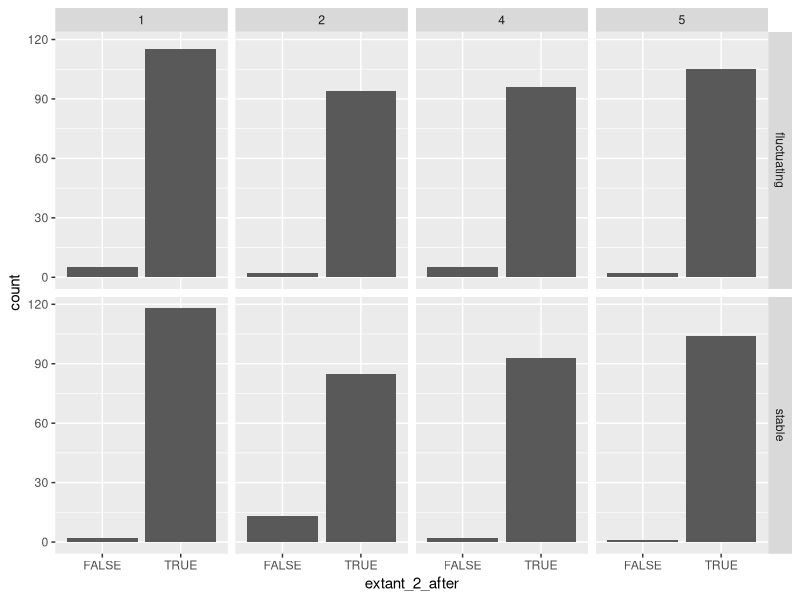
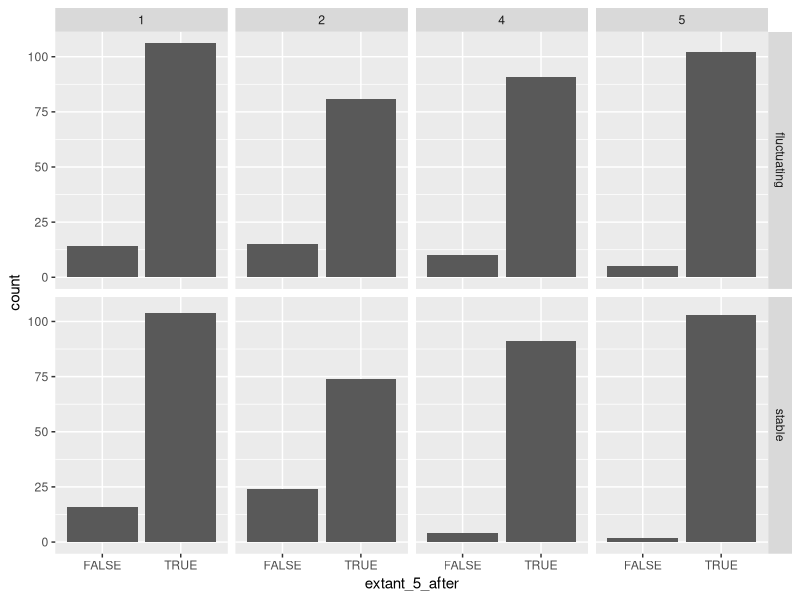

Generate these figures, in order, with R: (Note: this script raises an error after producing the figures.)
## ---- chunk 1
library(car)
library(ggplot2)
library(lme4)
library(lsmeans)
library(multcompView)
library(tidyr)
library(dplyr)

b <- read.csv("../data/clean-establishment-data.csv")
b$number <- as.factor(b$number)
b$block <- as.factor(b$block)
b$gap <- as.factor(b$gap)
## ---- chunk 2
b <-
  b %>% 
  filter(gap == FALSE)

glimpse(b)
## ---- chunk 3
ggplot(b, aes(x = extant_2_after)) +
  geom_histogram(stat = "count") +
  facet_grid(environment ~ number)
## ---- chunk 4
ggplot(b, aes(x = extant_5_after)) +
  geom_histogram(stat = "count") +
  facet_grid(environment ~ number)
## ---- chunk 5
# Use LRT tests to guide interpretation, but all fixed effects will remain in the model in the end
m6 <- glmer(extant_5_after ~ number*environment + (1 | block), data=b, family=binomial, control=glmerControl(optimizer="bobyqa"))

m7 <- update(m6, formula= .~. - number:environment)

anova(m6, m7)
## ---- chunk 6
m8 <- update(m7, formula= .~. -environment)

anova(m7, m8)
## ---- chunk 7
m9 <- update(m8, formula= .~. -number)

anova(m8, m9)
## ---- chunk 8
Anova(m6)
## ---- chunk 9
# The final model which includes all fixed effects and uses the trimmed dataset without populations that experienced a gap in the introduction period
final <- m6

results <- lsmeans::lsmeans(final, pairwise ~ number, adjust="none")
results
posthoc <- summary(results$lsmeans)

sig_letters <- lsmeans::cld(results, Letters = letters)$.group[order(cld(results)$number)]
xvals <- 1:length(posthoc$lsmean)
min_y <- min(plogis(posthoc$asymp.LCL))

plot(x = xvals, y=plogis(posthoc$lsmean), 
     ylim=c(min_y, 1.0), 
     xlim = range(xvals) + c(-0.5, 0.5), 
     las=1, 
     pch=19, 
     xaxt="n", 
     xlab="Introduction regime", 
     ylab="Establishment probability",
     bty="L")

axis(side=1, 
     at = xvals, 
     labels = c("20x1","10x2","5x4","4x5"), 
     tick = FALSE)

arrows(x0 = xvals, 
       y0 = plogis(posthoc$asymp.LCL), 
       y1 = plogis(posthoc$asymp.UCL), 
       code = 3, 
       length = 0.1, 
       angle = 90, 
       lwd = 2)

text(x = 1:4, y = 1.0, labels = sig_letters)

mtext(side=3, 
      text="Effect of propagule number on extinction probability\n5 generations after final introduction", 
      line = 2)
